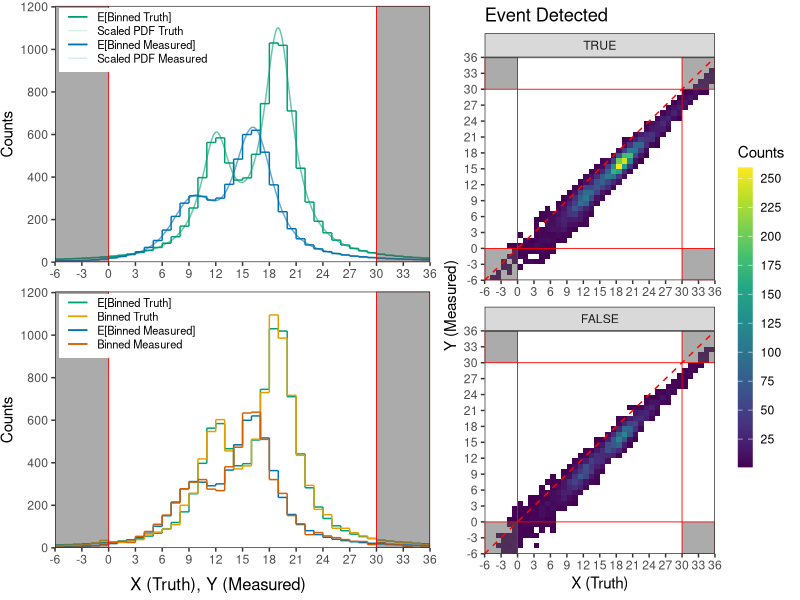

Write the R code that produced this figure. (Note: this script raises an error after producing the figure.)
## ---- chunk 1
library(tidyverse)
library(gridExtra)
library(grid)
library(gridtext)
library(knitr)
library(RColorBrewer)
library(viridisLite)
library(viridis)
library(gtools)
## ---- chunk 2
set.seed(123456)
# Assume 10000 events
nsim <- 10000

# Two possible types of processes with different means but equal variances
loc1 <- 12
loc2 <- 19
sc <- 2

# Event 1 is 1/3 as likely to occur as event 2
p <- 1/3

x1 <- rcauchy(nsim, location = loc1, scale = sc)
x2 <- rcauchy(nsim, location = loc2, scale = sc)
z <- rbernoulli(nsim, p)
x <- z*x1 + (1-z)*x2
# Efficiency
xdetected <- rbernoulli(length(x),(1-exp(-abs(x)/80))^(1/4)) == 1

# Add Smearing
ermu <- -2*(log(abs(x)+1))^(1/3)
ersd <- 2*exp(-abs(x)/30)
y <- x + rnorm(nsim, mean = ermu, sd = ersd)

# Binned representation
xymin <- 0
xymax <- 30
xyaxisstep <- 3
dxy <- 6

sims <- tibble("Truth" = x,
               "Measured" = y,
               "Detected" = xdetected)

step_hist_notfolded <- hist(x[which(x > xymin-dxy & x < xymax+dxy)], 
                            breaks = seq(xymin-dxy,xymax+dxy,1), plot = F)
step_hist_folded <- hist(y[which(y > xymin-dxy & y < xymax+dxy & xdetected == TRUE)], 
                         breaks = seq(xymin-dxy,xymax+dxy,1), plot = F)

fmax <- 1.075*max(c(step_hist_folded$density,step_hist_notfolded$density))
fmax_count <- 1.1*max(c(step_hist_folded$count,step_hist_notfolded$count))

step_hist <- 
  tibble(binLow = c(step_hist_folded$breaks[-length(step_hist_folded$breaks)],
                    step_hist_notfolded$breaks[-length(step_hist_notfolded$breaks)]),
         binHigh = c(step_hist_folded$breaks[-1],step_hist_notfolded$breaks[-1]),
         CountsL = c(c(0,step_hist_folded$counts[-length(step_hist_folded$counts)]),
                     c(0,step_hist_notfolded$counts[-length(step_hist_notfolded$counts)])),
         Counts = c(step_hist_folded$counts,step_hist_notfolded$counts),
         DensityL = c(c(0,step_hist_folded$density[-length(step_hist_folded$density)]),
                      c(0,step_hist_notfolded$density[-length(step_hist_notfolded$density)])),
         Density = c(step_hist_folded$density,step_hist_notfolded$density),
         Treatment = c(rep("folded", length(step_hist_folded$density)),
                       rep("not folded", length(step_hist_notfolded$density))))

## ---- chunk 3
# Continuous representation
X <- seq(xymin-dxy,xymax+dxy,0.01)
nx <- length(X)

fx = (1/3)*dcauchy(X, location=loc1, scale=sc) + 
     (2/3)*dcauchy(X, location=loc2, scale=sc)

fx_data <- tibble(X = X, Density = fx)
# fy_data content calculated in fyEstimate.nb
fy_data <- read.csv("fyEstimate.csv")

# Binned expected counts
exp_hist <- read.csv("histExpected.csv")
exp_hist[,3:4] <- nsim*exp_hist[,3:4]
## ---- chunk 4
# Plotting
comp1 <- ggplot(data = step_hist) + 
  theme_bw() +
  geom_segment(data = filter(exp_hist, Treatment == "not folded"),
               mapping = aes(x = binLow,
                             y = Counts,
                          xend = binHigh,
                          yend = Counts,
                         color = "E[Binned Truth]",
                      linetype = "E[Binned Truth]")) +
  geom_segment(data = filter(exp_hist, Treatment == "not folded"),
               mapping = aes(x = binLow,
                             y = CountsL,
                          xend = binLow,
                          yend = Counts,
                         color = "E[Binned Truth]",
                      linetype = "E[Binned Truth]")) +
  geom_segment(data = filter(exp_hist, Treatment == "folded"),
               mapping = aes(x = binLow,
                             y = Counts,
                          xend = binHigh,
                          yend = Counts,
                         color = "E[Binned Measured]",
                      linetype = "E[Binned Measured]")) +
  geom_segment(data = filter(exp_hist, Treatment == "folded"),
               mapping = aes(x = binLow,
                             y = CountsL,
                          xend = binLow,
                          yend = Counts,
                         color = "E[Binned Measured]",
                      linetype = "E[Binned Measured]")) +
  geom_line(data = fx_data,
            mapping = aes(x = X, 
                          y = nsim*Density,
                      color = "Scaled PDF Truth",
                   linetype = "Scaled PDF Truth")) +
  geom_line(data = fy_data,
            mapping = aes(x = Y, 
                          y = nsim*Density,
                      color = "Scaled PDF Measured",
                   linetype = "Scaled PDF Measured")) +
  scale_x_continuous(breaks = seq(xymin-dxy,xymax+dxy,xyaxisstep), 
                     limits = c(xymin-dxy,xymax+dxy), 
                     expand = c(0,0)) +
  scale_y_continuous("Counts",
                     limits = c(0,fmax_count), expand = c(0,0),
                     breaks = seq(0,ceiling(fmax_count),
                                  floor(fmax_count/1000)*200)) +
  scale_color_manual(name = NA,
                     labels = c("E[Binned Truth]",
                                "Scaled PDF Truth",
                                "E[Binned Measured]",
                                "Scaled PDF Measured"),
                     breaks = c("E[Binned Truth]",
                                "Scaled PDF Truth",
                                "E[Binned Measured]",
                                "Scaled PDF Measured"),
                     values = c("E[Binned Truth]" = alpha("#009E73",1),#alpha("#4C8C2B",0.6),
                                "Scaled PDF Truth" = alpha("#009E73",0.6),#alpha("#4C8C2B",1),
                                "E[Binned Measured]" = alpha("#0072B2",1),#alpha("#004C97",0.6),
                                "Scaled PDF Measured" = alpha("#0072B2",0.6))) +#alpha("#004C97",1))) +
  scale_linetype_manual(name = NA,
                        labels = c("E[Binned Truth]",
                                   "Scaled PDF Truth",
                                   "E[Binned Measured]",
                                   "Scaled PDF Measured"),
                        breaks = c("E[Binned Truth]",
                                   "Scaled PDF Truth",
                                   "E[Binned Measured]",
                                   "Scaled PDF Measured"),
                        values = c("E[Binned Truth]" = "solid",
                                   "Scaled PDF Truth" = "solid",
                                   "E[Binned Measured]" = "solid",
                                   "Scaled PDF Measured" = "solid")) +
  theme(panel.grid.major = element_blank(),
        panel.grid.minor = element_blank(), 
        plot.margin = margin(0.15, 0.16, 0.12, 0.01, "cm"),
        legend.text = element_text(size = 8),
        legend.title = element_blank(),
        legend.position = c(.01, 0.99),
        legend.justification = c("left", "top"),
        legend.box.just = "left",
        legend.key.height = unit(10,"points"),
        legend.margin = margin(1,5,5,5,"pt"),
        axis.title.x = element_blank()) +
  guides(color = guide_legend(override.aes = list(alpha = c(1,0.15,1,0.15)))) +
  geom_rect(data=tibble(x1=xymin-dxy,x2=xymin,y1=0,y2=fmax_count),
            mapping=aes(xmin=x1,xmax=x2,ymin=y1,ymax=y2),
            alpha=0.5,col="red",size=0.3) +
  geom_rect(data=tibble(x1=xymax,x2=xymax+dxy,y1=0,y2=fmax_count),
            mapping=aes(xmin=x1,xmax=x2,ymin=y1,ymax=y2),
            alpha=0.5,col="red",size=0.3)

comp2 <- ggplot(data = step_hist) + 
  theme_bw() +
  geom_segment(data = filter(exp_hist, Treatment == "not folded"),
               mapping = aes(x = binLow,
                             y = Counts,
                          xend = binHigh,
                          yend = Counts,
                         color = "E[Binned Truth]")) +
  geom_segment(data = filter(exp_hist, Treatment == "not folded"),
               mapping = aes(x = binLow,
                             y = CountsL,
                          xend = binLow,
                          yend = Counts,
                         color = "E[Binned Truth]")) +
  geom_segment(data = filter(exp_hist, Treatment == "folded"),
               mapping = aes(x = binLow,
                             y = Counts,
                          xend = binHigh,
                          yend = Counts,
                         color = "E[Binned Measured]")) +
  geom_segment(data = filter(exp_hist, Treatment == "folded"),
               mapping = aes(x = binLow,
                             y = CountsL,
                          xend = binLow,
                          yend = Counts,
                         color = "E[Binned Measured]")) +
  geom_segment(data = filter(step_hist, Treatment == "not folded"),
               mapping = aes(x = binLow,
                             y = Counts,
                          xend = binHigh,
                          yend = Counts,
                         color = "Binned Truth")) +
  geom_segment(data = filter(step_hist, Treatment == "not folded"),
               mapping = aes(x = binLow,
                             y = CountsL,
                          xend = binLow,
                          yend = Counts,
                         color = "Binned Truth")) +
  geom_segment(data = filter(step_hist, Treatment == "folded"),
               mapping = aes(x = binLow,
                             y = Counts,
                          xend = binHigh,
                          yend = Counts,
                         color = "Binned Measured")) +
  geom_segment(data = filter(step_hist, Treatment == "folded"),
               mapping = aes(x = binLow,
                             y = CountsL,
                          xend = binLow,
                          yend = Counts,
                         color = "Binned Measured")) +
  scale_x_continuous(breaks = seq(xymin-dxy,xymax+dxy,xyaxisstep), 
                     limits = c(xymin-dxy,xymax+dxy), 
                     expand = c(0,0)) +
  scale_y_continuous("Counts",
                     limits = c(0,fmax_count), expand = c(0,0),
                     breaks = seq(0,ceiling(fmax_count),
                                  floor(fmax_count/1000)*200)) +
  scale_color_manual(name = NA,
                     breaks = c("E[Binned Truth]",
                                "Binned Truth",
                                "E[Binned Measured]",
                                "Binned Measured"),
                     values = c("E[Binned Truth]" = alpha("#009E73",1),
                                "Binned Truth" = alpha("#E69F00",1),#alpha("#CB6015",0.7),
                                "E[Binned Measured]" = alpha("#0072B2",1),#alpha("#004C97",0.7),
                                "Binned Measured" = alpha("#D55E00",1)))+#alpha("#8A2A2B",0.7))) +
  theme(panel.grid.major = element_blank(),
        panel.grid.minor = element_blank(), 
        plot.margin = margin(0.15, 0.16, 0.12, 0.01, "cm"),
        legend.text = element_text(size = 8),
        legend.title = element_blank(),
        legend.position = c(.01, 0.99),
        legend.justification = c("left", "top"),
        legend.box.just = "left",
        legend.key.height = unit(10,"points"),
        legend.margin = margin(1,5,5,5,"pt"),
        axis.title.x = element_blank()) +
  geom_rect(data=tibble(x1=xymin-dxy,x2=xymin,y1=0,y2=fmax_count),
            mapping=aes(xmin=x1,xmax=x2,ymin=y1,ymax=y2),
            alpha=0.5,col="red",size=0.3) +
  geom_rect(data=tibble(x1=xymax,x2=xymax+dxy,y1=0,y2=fmax_count),
            mapping=aes(xmin=x1,xmax=x2,ymin=y1,ymax=y2),
            alpha=0.5,col="red",size=0.3) #+
  #guides(color = guide_legend(override.aes = list(alpha = 0.2)))

migration <- sims %>%
  mutate(across(Detected, factor, levels = c("TRUE","FALSE"))) %>%
  filter(Truth <= xymax+dxy & Truth >= xymin-dxy &
           Measured <= xymax+dxy & Measured >= xymin-dxy) %>%
  ggplot() +
    scale_x_continuous(breaks = seq(xymin-dxy,xymax+dxy,xyaxisstep),
                       limits = c(xymin-dxy,xymax+dxy), 
                       expand = c(0,0)) +
    scale_y_continuous(breaks = seq(xymin-dxy,xymax+dxy,xyaxisstep), 
                       limits = c(xymin-dxy,xymax+dxy), 
                       expand = c(0,0)) +
    theme_bw() + theme(panel.grid.major = element_blank(), 
                       panel.grid.minor = element_blank()) +
    scale_fill_gradientn(colours = viridis(11),
                         breaks = seq(0,250,25),
                         guide = guide_colourbar(barwidth = 0.75, 
                                                 barheight = 15,
                                                 title = "Counts")) +
    stat_bin2d(mapping = aes(x = Truth, 
                             y = Measured), 
               breaks = list(x = seq(xymin-dxy,xymax+dxy,1),
                             y = seq(xymin-dxy,xymax+dxy,1))) +
    labs(x = "X (Truth)", y = "Y (Measured)",
         title = "Event Detected") +
    geom_rect(data=tibble(x1=xymin,x2=xymax,y1=xymin,y2=xymax),
              mapping=aes(xmin=x1,xmax=x2,ymin=y1,ymax=y2),
              alpha=0,col="red",size=0.3) +
    geom_rect(data=tibble(x1=xymin-dxy,x2=xymin,y1=xymin-dxy,y2=xymin),
              mapping=aes(xmin=x1,xmax=x2,ymin=y1,ymax=y2),
              alpha=0.5,col="red",size=0.3) +
    geom_rect(data=tibble(x1=xymax,x2=xymax+dxy,y1=xymax,y2=xymax+dxy),
              mapping=aes(xmin=x1,xmax=x2,ymin=y1,ymax=y2),
              alpha=0.5,col="red",size=0.3) +
    geom_rect(data=tibble(x1=xymax,x2=xymax+dxy,y1=xymin-dxy,y2=xymin),
              mapping=aes(xmin=x1,xmax=x2,ymin=y1,ymax=y2),
              alpha=0.5,col="red",size=0.3) +
    geom_rect(data=tibble(x1=xymin-dxy,x2=xymin,y1=xymax,y2=xymax+dxy),
              mapping=aes(xmin=x1,xmax=x2,ymin=y1,ymax=y2),
              alpha=0.5,col="red",size=0.3) +
    geom_abline(intercept=0,slope=1,lty="dashed",col="red") +
    facet_wrap(Detected~., nrow = 2, scales = "free")

grid.arrange(arrangeGrob(comp1, comp2, richtext_grob("X (Truth), Y (Measured)"),
                         heights = c(10,10,1)), 
             migration, ncol = 2, widths = c(6,5))
## ---- chunk 5
# Number of "causes" and "effects"
nc <- ne <-  40

# Get migration counts from stored ggplot and create smearing matrix
smear_data <- ggplot_build(smear_m)$data[[1]]
smearing_matrix <- matrix(rep(0,nc*(ne+1)), ncol = nc)
for( i in 1:nrow(smear_data)){
  smearing_matrix[cbind(smear_data$xbin, (ne+2)-smear_data$ybin)[i,2],
                  cbind(smear_data$xbin, (ne+2)-smear_data$ybin)[i,1]] <- smear_data$value[i]
}
smearing_matrix_normcols <- smearing_matrix / 
  matrix(rep(apply(smearing_matrix, MARGIN = 2, sum),ne+1), nrow=ne+1, byrow = T)

# Get observed number of events per effect
xE1 <- smearing_matrix %*% rep(1,nc)

# Number of samples drawn from each posterior distribution
nsamp <- 10
Lamb1 <- theta1 <- invMig1 <- list(NA)
xC1 <- efficiency1 <- mu1 <- intmu1 <- matrix(rep(NA,nsamp*nc), ncol=nsamp)
for(i in 1:nsamp){
  # New smearing matrices sampled from Dirichlet posterior
  Lamb1[[i]] <- matrix(unlist(map(1:nc, ~ t(rdirichlet(1, exp(-abs(.-1:(ne+1)))+
                                                             smearing_matrix[,.])))), nrow=ne+1)
  # Efficiencies calculated for each 
  efficiency1[,i] <- apply(Lamb1[[i]][-(ne+1),], MARGIN = 2, sum)
  # Apply Bayes' theorem to get P(C|E)
  theta1[[i]] <- t(Lamb1[[i]][-(ne+1),]/(matrix(rep(apply(Lamb1[[i]][-(ne+1),],
                                                          MARGIN = 1, sum), nc), ncol=nc)))
  mu1[,i] <- map_dbl(xE1[-(ne+1)], ~ rgamma(1,1+.,1))
  intmu1[,i] <- round(mu1[,i])
  intmu1[,i][which(intmu1[,i]==0)] <- 1
  invMig1[[i]] <- matrix(unlist(map(1:ne, ~ rmultinom(n=1,size=intmu1[.,i], 
                                                     prob=theta1[[i]][,.]))),nrow=ne)
  xC1[,i] <- (apply(invMig1[[i]],MARGIN=1, sum)/
                efficiency1[,i])*(mu1[,i]/intmu1[,i])
}

step_hist$barlow <- rep(0,nc+ne)
step_hist$barhigh <- rep(0,nc+ne)

step <- filter(step_hist, Treatment == "truth")
step$Counts <- apply(xC1, MARGIN=1, mean)
step$CountsL[-1] <- apply(xC1, MARGIN=1, mean)[-nc]
step$Treatment <- "1 iteration"
step$Density <- apply(xC1, MARGIN=1, mean)/sum(apply(xC1, MARGIN=1, mean))
step$DensityL[-1] <- step$Density[-nc]
step$barlow <- apply(xC1, MARGIN=1, FUN=quantile, probs=0.025)
step$barhigh <- apply(xC1, MARGIN=1, FUN=quantile, probs=0.975)
step_hist_iter1 <- rbind(step_hist,step)

ymax_count <- 1.1*max(step_hist_iter1$Counts)

it1 <- ggplot(data = step_hist_iter1) + 
  theme_bw() +
  geom_rect(mapping = aes(xmin = binLow,
                          ymin = barlow,
                          xmax = binHigh,
                          ymax = barhigh,
                          fill = Treatment),
            alpha=0.2) +
  geom_segment(mapping = aes(x = binLow,
                             y = Counts,
                          xend = binHigh,
                          yend = Counts,
                          color = Treatment),
               alpha=0.7) +
  geom_segment(mapping = aes(x = binLow,
                             y = CountsL,
                          xend = binLow,
                          yend = Counts,
                          color = Treatment), 
               alpha=0.7) +
  scale_x_continuous(breaks = seq(-10,10,2), 
                     limits = c(-10,10), 
                     expand = c(0,0)) +
  scale_y_continuous("Counts", limits = c(0,ymax_count), expand = c(0,0),
                     breaks = seq(0,ceiling(ymax_count), ceiling(ymax_count/1000)*100)) +
  labs(x="X", y="", title="1 Iteration") +
  scale_color_manual(values=c("orange","red","blue")) +
  scale_fill_manual(values=c("orange","red","blue")) +
  theme(panel.grid.major = element_blank(), panel.grid.minor = element_blank())
## ---- chunk 6
# Get observed number of events per effect
xE2 <- xC1

# Number of samples drawn from posterior distribution
Lamb2 <- efficiency2 <- theta2 <- invMig2 <- list(NA)
xC2 <- efficiency2 <- mu2 <- intmu2 <- matrix(rep(NA,nsamp*nsamp*nc), ncol=nsamp*nsamp)
for(i in 1:nsamp){
  for(j in 1:nsamp){
    # New smearing matrices sampled from Dirichlet posterior
    Lamb2[[(i-1)*nsamp+j]] <- 
      matrix(unlist(map(1:nc, ~ t(rdirichlet(1,exp(-abs(.-1:(ne+1)))+smearing_matrix[,.]+c(invMig1[[i]][.,],0))))), 
             nrow=ne+1)
    # Efficiencies calculated for each 
    efficiency2[,(i-1)*nsamp+j] <- apply(Lamb2[[(i-1)*nsamp+j]][-(ne+1),],MARGIN=2, sum)
    # Apply Bayes' theorem to get P(C|E)
    theta2[[(i-1)*nsamp+j]] <- t((Lamb2[[(i-1)*nsamp+j]][-(ne+1),]*matrix(rep(xC1[,i], nc),byrow=T,ncol=nc))/
                                (matrix(rep(Lamb2[[(i-1)*nsamp+j]][-(ne+1),] %*% 
                                              xC1[,i], nc), ncol=nc)))
  
    mu2[,(i-1)*nsamp+j] <- map_dbl(1:ne, ~ rgamma(1,1+xE1[.]+xE2[.,j],2))
    intmu2[,(i-1)*nsamp+j] <- round(mu2[,(i-1)*nsamp+j])
    intmu2[,(i-1)*nsamp+j][which(intmu2[,(i-1)*nsamp+j]==0)] <- 1
    invMig2[[(i-1)*nsamp+j]] <- matrix(unlist(map(1:ne,~rmultinom(n=1,size=intmu2[.,(i-1)*nsamp+j], 
                                                                  prob=theta2[[(i-1)*nsamp+j]][,.]))),nrow=ne)
    xC2[,(i-1)*nsamp+j] <- (apply(invMig2[[(i-1)*nsamp+j]],MARGIN=1,sum)/efficiency2[,(i-1)*nsamp+j])*
      (mu2[,(i-1)*nsamp+j]/intmu2[,(i-1)*nsamp+j])
  }
}

step <- filter(step_hist, Treatment == "truth")
step$Counts <- apply(xC2, MARGIN=1, mean)
step$CountsL[-1] <- apply(xC2, MARGIN=1, mean)[-nc]
step$Treatment <- "2 iterations"
step$Density <- apply(xC2, MARGIN=1, mean)/sum(apply(xC2, MARGIN=1, mean))
step$DensityL[-1] <- step$Density[-nc]
step$barlow <- apply(xC2, MARGIN=1, FUN=quantile, probs=0.025)
step$barhigh <- apply(xC2, MARGIN=1, FUN=quantile, probs=0.975)
step_hist_iter2 <- rbind(step_hist,step)

ymax_count <- 1.1*max(step_hist_iter2$Counts,step_hist_iter2$barhigh)

it2 <- ggplot(data = step_hist_iter2) + 
  theme_bw() +
  geom_rect(mapping = aes(xmin = binLow,
                          ymin = barlow,
                          xmax = binHigh,
                          ymax = barhigh,
                          fill = Treatment),
            alpha=0.2) +
  geom_segment(mapping = aes(x = binLow,
                             y = Counts,
                          xend = binHigh,
                          yend = Counts,
                          color = Treatment),
               alpha=0.7) +
  geom_segment(mapping = aes(x = binLow,
                             y = CountsL,
                          xend = binLow,
                          yend = Counts,
                          color = Treatment), 
               alpha=0.7) +
  scale_x_continuous(breaks = seq(-10,10,2), 
                     limits = c(-10,10), 
                     expand = c(0,0)) +
  scale_y_continuous("Counts", limits = c(0,ymax_count), expand = c(0,0),
                     breaks = seq(0,ceiling(ymax_count), ceiling(ymax_count/1000)*100)) +
  labs(x="X", y="", title="2 Iterations") +
  scale_color_manual(values=c("orange","red","blue")) +
  scale_fill_manual(values=c("orange","red","blue")) +
  theme(panel.grid.major = element_blank(), panel.grid.minor = element_blank())
## ---- chunk 7
# Get observed number of events per effect
xE3 <- xC2

# Number of samples drawn from posterior distribution
Lamb3 <- efficiency3 <- theta3 <- invMig3 <- list(NA)
xC3 <- efficiency3 <- mu3 <- intmu3 <- matrix(rep(NA,nc*nsamp^3), ncol=nsamp^3)
for(i in 1:nsamp){
  for(j in 1:nsamp){
    for(k in 1:nsamp){
      # New smearing matrices sampled from Dirichlet posterior
      Lamb3[[(i-1)*nsamp^2+(j-1)*nsamp+k]] <- 
        matrix(unlist(map(1:nc, ~ t(rdirichlet(1,exp(-abs(.-1:(ne+1)))+smearing_matrix[,.]+
                                                 c(invMig1[[i]][.,],0)+c(invMig2[[(j-1)*nsamp+k]][.,],0))))), 
               nrow=ne+1)
      # Efficiencies calculated for each 
      efficiency3[,(i-1)*nsamp^2+(j-1)*nsamp+k] <- 
        apply(Lamb3[[(i-1)*nsamp^2+(j-1)*nsamp+k]][-(ne+1),],MARGIN=2, sum)
      # Apply Bayes' theorem to get P(C|E)
      theta3[[(i-1)*nsamp^2+(j-1)*nsamp+k]] <- 
        t((Lamb3[[(i-1)*nsamp^2+(j-1)*nsamp+k]][-(ne+1),]*
             matrix(rep(xC3[,(j-1)*nsamp+k], nc),byrow=T,ncol=nc))/
            (matrix(rep(Lamb3[[(i-1)*nsamp^2+(j-1)*nsamp+k]][-(ne+1),] %*% 
                          xC3[,(j-1)*nsamp+k], nc), ncol=nc)))
    
      mu3[,(i-1)*nsamp^2+(j-1)*nsamp+k] <- 
        map_dbl(1:ne, ~ rgamma(1,1+xE1[.]+xE2[.,k]+xE3[(j-1)*nsamp+k],3))
      intmu3[,(i-1)*nsamp^2+(j-1)*nsamp+k] <- 
        round(mu3[,(i-1)*nsamp^2+(j-1)*nsamp+k])
      intmu3[,(i-1)*nsamp^2+(j-1)*nsamp+k][which(intmu3[,(i-1)*nsamp^2+(j-1)*nsamp+k]==0)] <- 1
      invMig3[[(i-1)*nsamp^2+(j-1)*nsamp+k]] <- 
        matrix(unlist(map(1:ne,~rmultinom(n=1,size=intmu3[.,(i-1)*nsamp^2+(j-1)*nsamp+k], 
                                          prob=theta2[[(i-1)*nsamp+j]][,.]))),nrow=ne)
      xC3[,(i-1)*nsamp^2+(j-1)*nsamp+k] <- 
        (apply(invMig3[[(i-1)*nsamp^2+(j-1)*nsamp+k]],MARGIN=1,sum)/efficiency3[,(i-1)*nsamp^2+(j-1)*nsamp+k])*
        (mu3[,(i-1)*nsamp^2+(j-1)*nsamp+k]/intmu3[,(i-1)*nsamp^2+(j-1)*nsamp+k])
    }
  }
}

step <- filter(step_hist_iter1, Treatment == "truth")
step$Counts <- apply(xC3, MARGIN=1, mean)
step$CountsL[-1] <- apply(xC3, MARGIN=1, mean)[-nc]
step$Treatment <- "3 iterations"
step$Density <- apply(xC3, MARGIN=1, mean)/sum(apply(xC3, MARGIN=1, mean))
step$DensityL[-1] <- step$Density[-nc]
step$barlow <- apply(xC3, MARGIN=1, FUN=quantile, probs=0.025)
step$barhigh <- apply(xC3, MARGIN=1, FUN=quantile, probs=0.975)
step_hist_iter3 <- rbind(step_hist,step)

ymax_count <- 1.1*max(step_hist_iter3$Counts,step_hist_iter2$barhigh)

it3 <- ggplot(data = step_hist_iter3) + 
  theme_bw() +
  geom_rect(mapping = aes(xmin = binLow,
                          ymin = barlow,
                          xmax = binHigh,
                          ymax = barhigh,
                          fill = Treatment),
            alpha=0.2) +
  geom_segment(mapping = aes(x = binLow,
                             y = Counts,
                          xend = binHigh,
                          yend = Counts,
                          color = Treatment),
               alpha=0.7) +
  geom_segment(mapping = aes(x = binLow,
                             y = CountsL,
                          xend = binLow,
                          yend = Counts,
                          color = Treatment), 
               alpha=0.7) +
  scale_x_continuous(breaks = seq(-10,10,2), 
                     limits = c(-10,10), 
                     expand = c(0,0)) +
  scale_y_continuous("Counts", limits = c(0,ymax_count), expand = c(0,0),
                     breaks = seq(0,ceiling(ymax_count), ceiling(ymax_count/1000)*100)) +
  labs(x="X", y="", title="3 Iterations") +
  scale_color_manual(values=c("orange","red","blue")) +
  scale_fill_manual(values=c("orange","red","blue")) +
  theme(panel.grid.major = element_blank(), panel.grid.minor = element_blank())
